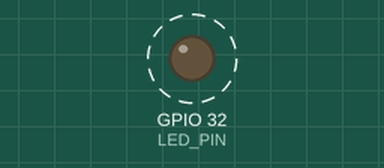
Simulated run of this sketch. Board: ESP32. Shown: output pins drawn as LEDs (lit = HIGH). Dashed ring = blinking. What the sketch prints to the serial monitor is not drawn.

Above: at 0.5 s.
Timing chart, 0 to 3.5 s (numbered marks = the images above):
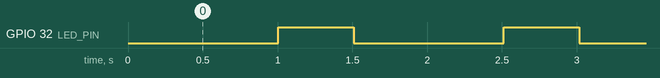

The sketch:

light_sleep.ino
```cpp
#define uS_TO_S_FACTOR 1000000  //Factor de conversion de us a s
#define TIME_TO_SLEEP 10        //Tiempo durante el que lo queremos dormir
#define LED_PIN 32              //LED


void setup() {
  Serial.begin(115200);
  pinMode(LED_PIN, OUTPUT);
  //Configuracion Light Sleep
  //la función esp_sleep_enable_timer_wakeup(tiempo en us)

  esp_sleep_enable_timer_wakeup(TIME_TO_SLEEP*uS_TO_S_FACTOR); //10 segundos para despertar
  Serial.println("Configurando ESP32 para dormir por " + String(TIME_TO_SLEEP) + " segundos.");
}

void loop() {
  delay(5);

  digitalWrite(LED_PIN,LOW);
  //Usando esp_light_sleep_start() inicia el modo ligth_sleep
  esp_light_sleep_start(); //Se va a quedar en light sleep hasta que no le digamos lo contrario

  digitalWrite(LED_PIN, HIGH);
  delay(500);
  print_wakeup_reason();
}

//-----------------------------------------------------------------------------------------
//Función que vamos a usar despues para ver cual fue la razon para despertar
void print_wakeup_reason(){
  //Se usa un tipo de dato especial de la librería para dormir
  //esp_sleep_wakeup_cause_t (esa t al final significa type)
  esp_sleep_wakeup_cause_t wakeup_reason;

  wakeup_reason = esp_sleep_get_wakeup_cause();

    switch (wakeup_reason){
    case ESP_SLEEP_WAKEUP_EXT0:
      Serial.println("Inicio causado por señal en el RTC_IO (periféricos del RTC)");
    break;

    case ESP_SLEEP_WAKEUP_EXT1:
      Serial.println("Inicio causado por señal en el RTC_CNTL (controlador del RTC)");
    break;

    case ESP_SLEEP_WAKEUP_TIMER:
      Serial.println("Inicio causado por señal en un timer");
    break;

    case ESP_SLEEP_WAKEUP_TOUCHPAD:
      Serial.println("Inicio causado por señal en un pin touch (botón del ESP32)");
    break;

    case ESP_SLEEP_WAKEUP_ULP:
      Serial.println("Inicio causado por señal lanzada por el ULP(ultralow) Croprocessor");
    break;

    default:
      Serial.printf("El inicio no fue causado por ninguna razón conocida: %d \n", wakeup_reason);
    break;
    }
}
//-----------------------------------------------------------------------------------------
```

Measured:
- by itself, GPIO 32 (LED_PIN): alternates HIGH for 0.51 s and LOW for 1.0 s
